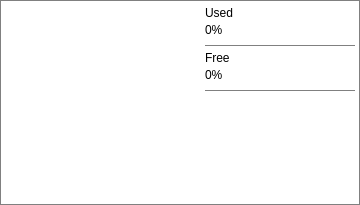
     <widget class="QFrame" name="swapfmgf">
      <property name="geometry">
       <rect>
        <x>580</x>
        <y>30</y>
        <width>360</width>
        <height>205</height>
       </rect>
      </property>
      <property name="sizePolicy">
       <sizepolicy hsizetype="Fixed" vsizetype="Fixed">
        <horstretch>0</horstretch>
        <verstretch>0</verstretch>
       </sizepolicy>
      </property>
      <property name="minimumSize">
       <size>
        <width>360</width>
        <height>205</height>
       </size>
      </property>
      <property name="maximumSize">
       <size>
        <width>360</width>
        <height>205</height>
       </size>
      </property>
      <property name="styleSheet">
       <string notr="true">background: transparent; border: 1px solid #808080;</string>
      </property>
      <property name="frameShape">
       <enum>QFrame::StyledPanel</enum>
      </property>
      <property name="frameShadow">
       <enum>QFrame::Raised</enum>
      </property>
      <widget class="QChartView" name="swapgfvw">
       <property name="geometry">
        <rect>
         <x>5</x>
         <y>5</y>
         <width>195</width>
         <height>195</height>
        </rect>
       </property>
       <property name="sizePolicy">
        <sizepolicy hsizetype="Fixed" vsizetype="Fixed">
         <horstretch>0</horstretch>
         <verstretch>0</verstretch>
        </sizepolicy>
       </property>
       <property name="minimumSize">
        <size>
         <width>195</width>
         <height>195</height>
        </size>
       </property>
       <property name="maximumSize">
        <size>
         <width>195</width>
         <height>195</height>
        </size>
       </property>
       <property name="styleSheet">
        <string notr="true">border: none;</string>
       </property>
      </widget>
      <widget class="QLabel" name="swapuspc">
       <property name="geometry">
        <rect>
         <x>205</x>
         <y>20</y>
         <width>150</width>
         <height>20</height>
        </rect>
       </property>
       <property name="sizePolicy">
        <sizepolicy hsizetype="Fixed" vsizetype="Fixed">
         <horstretch>0</horstretch>
         <verstretch>0</verstretch>
        </sizepolicy>
       </property>
       <property name="minimumSize">
        <size>
         <width>150</width>
         <height>20</height>
        </size>
       </property>
       <property name="maximumSize">
        <size>
         <width>150</width>
         <height>20</height>
        </size>
       </property>
       <property name="styleSheet">
        <string notr="true">font: 13pt &quot;Barlow&quot;; border: none;</string>
       </property>
       <property name="text">
        <string>0%</string>
       </property>
      </widget>
      <widget class="QLabel" name="swapuplb">
       <property name="geometry">
        <rect>
         <x>205</x>
         <y>5</y>
         <width>150</width>
         <height>15</height>
        </rect>
       </property>
       <property name="sizePolicy">
        <sizepolicy hsizetype="Fixed" vsizetype="Fixed">
         <horstretch>0</horstretch>
         <verstretch>0</verstretch>
        </sizepolicy>
       </property>
       <property name="minimumSize">
        <size>
         <width>150</width>
         <height>15</height>
        </size>
       </property>
       <property name="maximumSize">
        <size>
         <width>150</width>
         <height>15</height>
        </size>
       </property>
       <property name="styleSheet">
        <string notr="true">font: 10pt &quot;Inter&quot;; border: none;</string>
       </property>
       <property name="text">
        <string>Used</string>
       </property>
      </widget>
      <widget class="QLabel" name="swapfrpc">
       <property name="geometry">
        <rect>
         <x>205</x>
         <y>65</y>
         <width>150</width>
         <height>20</height>
        </rect>
       </property>
       <property name="sizePolicy">
        <sizepolicy hsizetype="Fixed" vsizetype="Fixed">
         <horstretch>0</horstretch>
         <verstretch>0</verstretch>
        </sizepolicy>
       </property>
       <property name="minimumSize">
        <size>
         <width>150</width>
         <height>20</height>
        </size>
       </property>
       <property name="maximumSize">
        <size>
         <width>150</width>
         <height>20</height>
        </size>
       </property>
       <property name="styleSheet">
        <string notr="true">font: 13pt &quot;Barlow&quot;; border: none;</string>
       </property>
       <property name="text">
        <string>0%</string>
       </property>
      </widget>
      <widget class="QLabel" name="swapfplb">
       <property name="geometry">
        <rect>
         <x>205</x>
         <y>50</y>
         <width>150</width>
         <height>15</height>
        </rect>
       </property>
       <property name="sizePolicy">
        <sizepolicy hsizetype="Fixed" vsizetype="Fixed">
         <horstretch>0</horstretch>
         <verstretch>0</verstretch>
        </sizepolicy>
       </property>
       <property name="minimumSize">
        <size>
         <width>150</width>
         <height>15</height>
        </size>
       </property>
       <property name="maximumSize">
        <size>
         <width>150</width>
         <height>15</height>
        </size>
       </property>
       <property name="styleSheet">
        <string notr="true">font: 10pt &quot;Inter&quot;; border: none;</string>
       </property>
       <property name="text">
        <string>Free</string>
       </property>
      </widget>
      <widget class="Line" name="swaplin2">
       <property name="geometry">
        <rect>
         <x>205</x>
         <y>90</y>
         <width>150</width>
         <height>1</height>
        </rect>
       </property>
       <property name="sizePolicy">
        <sizepolicy hsizetype="Fixed" vsizetype="Fixed">
         <horstretch>0</horstretch>
         <verstretch>0</verstretch>
        </sizepolicy>
       </property>
       <property name="minimumSize">
        <size>
         <width>150</width>
         <height>1</height>
        </size>
       </property>
       <property name="maximumSize">
        <size>
         <width>150</width>
         <height>1</height>
        </size>
       </property>
       <property name="orientation">
        <enum>Qt::Horizontal</enum>
       </property>
      </widget>
      <widget class="Line" name="swaplin1">
       <property name="geometry">
        <rect>
         <x>205</x>
         <y>45</y>
         <width>150</width>
         <height>1</height>
        </rect>
       </property>
       <property name="sizePolicy">
        <sizepolicy hsizetype="Fixed" vsizetype="Fixed">
         <horstretch>0</horstretch>
         <verstretch>0</verstretch>
        </sizepolicy>
       </property>
       <property name="minimumSize">
        <size>
         <width>150</width>
         <height>1</height>
        </size>
       </property>
       <property name="maximumSize">
        <size>
         <width>150</width>
         <height>1</height>
        </size>
       </property>
       <property name="styleSheet">
        <string notr="true"/>
       </property>
       <property name="orientation">
        <enum>Qt::Horizontal</enum>
       </property>
      </widget>
     </widget>
